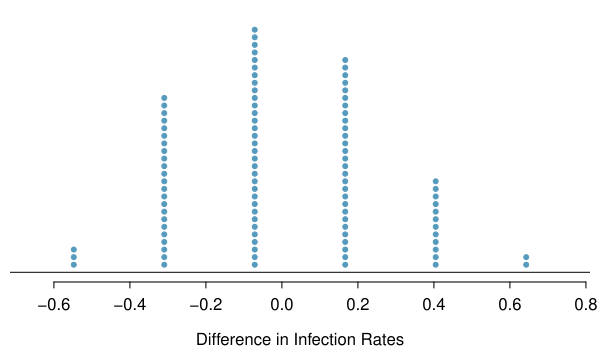

R code for this plot:
library(openintro)
library(dplyr)

set.seed(3)

exp_gp  <- rep(c("vaccine", "placebo"), c(14, 6))
outcome <- c(rep(c('infection', 'no infection'), c(5, 9)),
             rep(c('infection', 'no infection'), c(6, 0)))

nsim    <- 100
n       <- length(exp_gp)
success <- "infection"

SimulateTable <- function(exp_gp, outcome, ...) {
  table(sample(exp_gp), outcome)
}
# SimulateTable(exp_gp, outcome)

sim_tables <-
    lapply(1:nsim, SimulateTable,
        exp_gp = exp_gp,
        outcome = outcome)
result <- sim_tables %>%
    lapply(function(x) {
    	  x[1, 1] / sum(x[1, ]) - x[2, 1] / sum(x[2, ])
    	}) %>%
    	unlist()
sim_tables[1:5]
result[1:5]

pval <- sum(result >= 0.64) / nsim
values <- table(result)
diffs <- unique(result)

X <- c()
Y <- c()
for (i in 1:length(diffs)) {
  x   <- diffs[i]
  rec <- sum(result == x)
  X   <- append(X, rep(x, rec))
  Y   <- append(Y, 1:rec)
}


myPDF('malaria_rand_dot_plot.pdf', 6, 3.5,
      mar = c(3.4, 0.5, 1, 0.5),
      mgp = c(2.35, 0.6, 0))
plot(X, Y,
     xlim = range(diffs) + c(-1, 1) * sd(diffs) / 4,
     xlab = "Difference in Infection Rates",
     axes = FALSE,
     ylim = c(0, max(Y)),
     col = COL[1],
     pch = 20)
# at <- seq(-0.4, 0.4, 0.1)
# labels <- c(-0.4, "", -0.2, "", 0, "", 0.2, "", 0.4)
axis(1) #, at, labels)
abline(h = 0)
dev.off()
